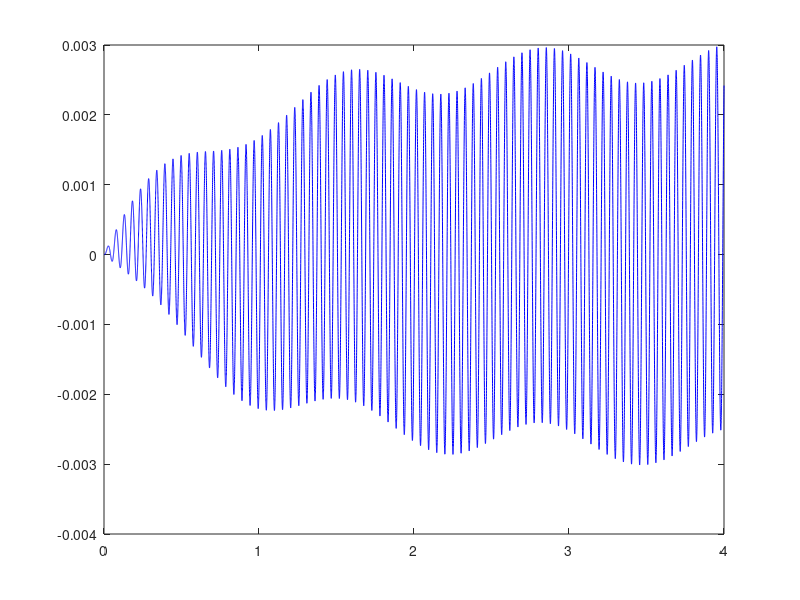

Reproduce this figure in MATLAB.
function parcialTarde

g = load('p1_3k9_01.txt');

t0=0; x1=0; x2=0;

w=1;

A11=0;A12=1;A21=-14400;A22=-2.4;

b1=0; b2=1;

dt=0.0002;

tf = (length(g)-1)*dt;

A = zeros(2,2);
A(1,1)=A11;
A(1,2)=A12;
A(2,1)=A21;
A(2,2)=A22;

y = zeros(2,length(g));

b = zeros(2,1);
b(1,1)= b1;
b(2,1)= b2;

t= t0:dt:tf;

y(1,1)=x1;
y(2,1)=x2;

it=0;
it2=0;
for i=1:length(t)-1

   g_t = g(i);

   t(i+1) = t(i) +dt;

   k1 = dt*(A*y(:,i)+b*g_t);

   k2 = dt*(A*(y(:,i)+k1/2*w)+b*g_t);

   y(:,i+1)= y(:,i)+k2;

   it = it + (dt/2) * (y(1,i)^2+y(1,i+1)^2); % I11

   derivada = (y(1,i+1)-y(1,i))/dt; %derivada

   it2= it2 + (dt/2)*(derivada^2); %I22
endfor


figure(1)
plot(t,y(1,:),'b')
disp(" ")


endfunction

